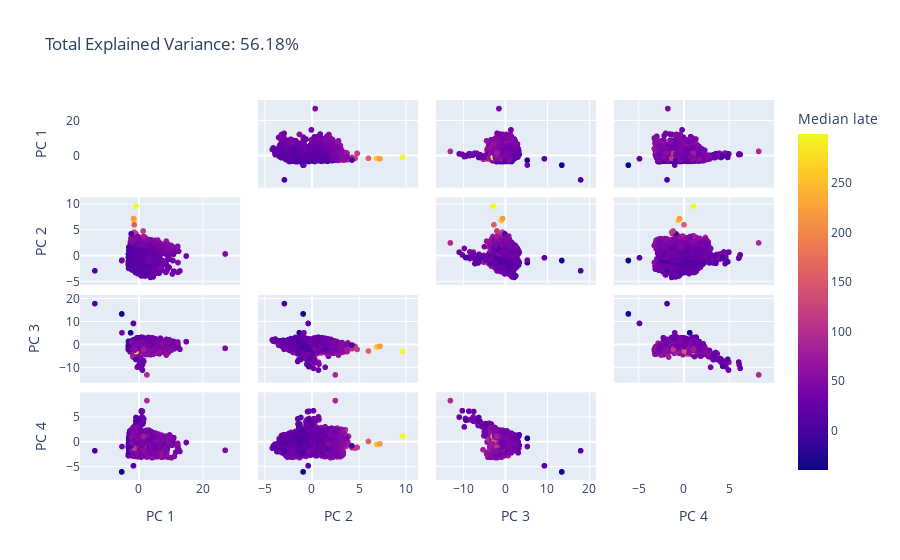

The code cell stored with this chart in its notebook:
### Code cell
import pandas as pd
import plotly.express as px
from sklearn.decomposition import PCA
#!pip install plotly
#!pip install nbformat

n_components = 4

pca = PCA(n_components=n_components)
components = pca.fit_transform(X_scaled)

total_var = pca.explained_variance_ratio_.sum() * 100

labels = {str(i): f"PC {i+1}" for i in range(n_components)}
labels['color'] = 'Median late'

fig = px.scatter_matrix(
    components,
    color=y,
    dimensions=range(n_components),
    labels=labels,
    title=f'Total Explained Variance: {total_var:.2f}%',
)
fig.update_traces(diagonal_visible=False)
fig.show()

### Figure 1 — Plotly figure (JSON) as saved in the notebook; plotly's stock layout.template omitted (floating-point values rounded to 4 significant figures; data arrays with more than 128 entries replaced by an {"elided": "..."} marker saying what was removed)
{"data": [{"diagonal": {"visible": false}, "dimensions": [{"axis": {"matches": true}, "label": "PC 1", "values": {"elided": "13550 float values"}}, {"axis": {"matches": true}, "label": "PC 2", "values": {"elided": "13550 float values"}}, {"axis": {"matches": true}, "label": "PC 3", "values": {"elided": "13550 float values"}}, {"axis": {"matches": true}, "label": "PC 4", "values": {"elided": "13550 float values"}}], "hovertemplate": "%{xaxis.title.text}=%{x}<br>%{yaxis.title.text}=%{y}<br>Median late=%{marker.color}<extra></extra>", "legendgroup": "", "marker": {"color": {"elided": "13550 float values"}, "coloraxis": "coloraxis", "symbol": "circle"}, "name": "", "showlegend": false, "type": "splom"}], "layout": {"coloraxis": {"colorbar": {"title": {"text": "Median late"}}, "colorscale": [[0, "#0d0887"], [0.1111, "#46039f"], [0.2222, "#7201a8"], [0.3333, "#9c179e"], [0.4444, "#bd3786"], [0.5556, "#d8576b"], [0.6667, "#ed7953"], [0.7778, "#fb9f3a"], [0.8889, "#fdca26"], [1, "#f0f921"]]}, "dragmode": "select", "legend": {"tracegroupgap": 0}, "title": {"text": "Total Explained Variance: 56.18%"}}}
